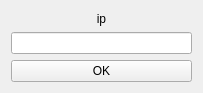
<?xml version="1.0" encoding="UTF-8"?>
<ui version="4.0">
 <class>AddForm</class>
 <widget class="QWidget" name="AddForm">
  <property name="geometry">
   <rect>
    <x>0</x>
    <y>0</y>
    <width>203</width>
    <height>93</height>
   </rect>
  </property>
  <property name="windowTitle">
   <string>Form</string>
  </property>
  <layout class="QVBoxLayout" name="verticalLayout">
   <item>
    <widget class="QLabel" name="label">
     <property name="sizePolicy">
      <sizepolicy hsizetype="Expanding" vsizetype="Expanding">
       <horstretch>0</horstretch>
       <verstretch>0</verstretch>
      </sizepolicy>
     </property>
     <property name="text">
      <string>ip</string>
     </property>
     <property name="alignment">
      <set>Qt::AlignCenter</set>
     </property>
    </widget>
   </item>
   <item>
    <widget class="QLineEdit" name="lineEdit">
     <property name="sizePolicy">
      <sizepolicy hsizetype="Expanding" vsizetype="Expanding">
       <horstretch>0</horstretch>
       <verstretch>0</verstretch>
      </sizepolicy>
     </property>
    </widget>
   </item>
   <item>
    <widget class="QPushButton" name="pushButton">
     <property name="sizePolicy">
      <sizepolicy hsizetype="Expanding" vsizetype="Expanding">
       <horstretch>0</horstretch>
       <verstretch>0</verstretch>
      </sizepolicy>
     </property>
     <property name="text">
      <string>OK</string>
     </property>
    </widget>
   </item>
  </layout>
 </widget>
 <resources/>
 <connections/>
</ui>
